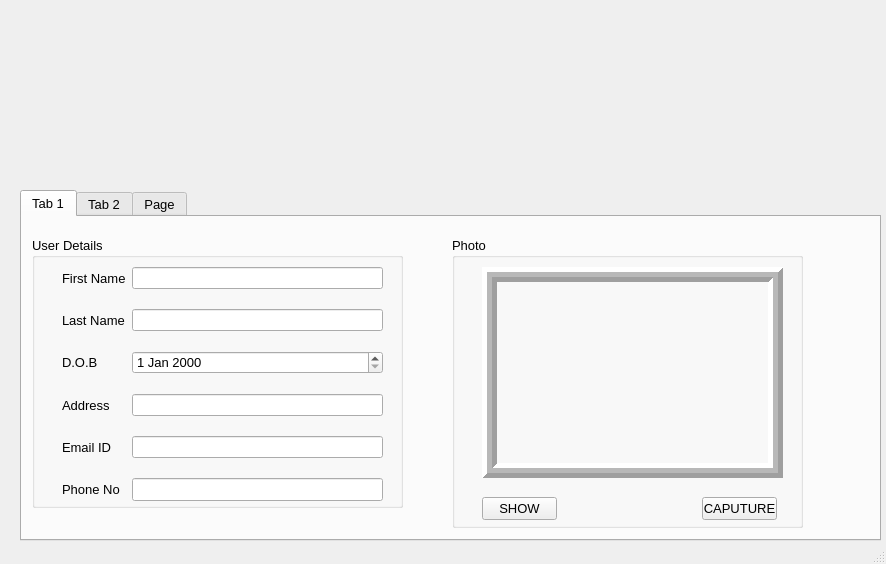
<?xml version="1.0" encoding="UTF-8"?>
<ui version="4.0">
 <class>MainWindow</class>
 <widget class="QMainWindow" name="MainWindow">
  <property name="geometry">
   <rect>
    <x>0</x>
    <y>0</y>
    <width>886</width>
    <height>564</height>
   </rect>
  </property>
  <property name="font">
   <font>
    <pointsize>10</pointsize>
   </font>
  </property>
  <property name="windowTitle">
   <string>MainWindow</string>
  </property>
  <widget class="QWidget" name="centralwidget">
   <widget class="QLabel" name="label">
    <property name="geometry">
     <rect>
      <x>210</x>
      <y>10</y>
      <width>471</width>
      <height>141</height>
     </rect>
    </property>
    <property name="text">
     <string>&lt;html&gt;&lt;head/&gt;&lt;body&gt;&lt;p&gt;&lt;img src=&quot;:/newPrefix/logo_colour.png&quot;/&gt;&lt;/p&gt;&lt;/body&gt;&lt;/html&gt;</string>
    </property>
   </widget>
   <widget class="QTabWidget" name="tabWidget">
    <property name="geometry">
     <rect>
      <x>20</x>
      <y>190</y>
      <width>861</width>
      <height>351</height>
     </rect>
    </property>
    <property name="currentIndex">
     <number>0</number>
    </property>
    <widget class="QWidget" name="tab">
     <attribute name="title">
      <string>Tab 1</string>
     </attribute>
     <widget class="QGroupBox" name="groupBox">
      <property name="geometry">
       <rect>
        <x>10</x>
        <y>20</y>
        <width>371</width>
        <height>271</height>
       </rect>
      </property>
      <property name="title">
       <string>User Details</string>
      </property>
      <widget class="QWidget" name="formLayoutWidget">
       <property name="geometry">
        <rect>
         <x>30</x>
         <y>30</y>
         <width>321</width>
         <height>234</height>
        </rect>
       </property>
       <layout class="QFormLayout" name="formLayout">
        <property name="verticalSpacing">
         <number>20</number>
        </property>
        <item row="0" column="0">
         <widget class="QLabel" name="label_2">
          <property name="text">
           <string>First Name</string>
          </property>
         </widget>
        </item>
        <item row="1" column="0">
         <widget class="QLabel" name="label_3">
          <property name="text">
           <string>Last Name</string>
          </property>
         </widget>
        </item>
        <item row="2" column="0">
         <widget class="QLabel" name="label_4">
          <property name="text">
           <string>D.O.B</string>
          </property>
         </widget>
        </item>
        <item row="3" column="0">
         <widget class="QLabel" name="label_5">
          <property name="text">
           <string>Address</string>
          </property>
         </widget>
        </item>
        <item row="4" column="0">
         <widget class="QLabel" name="label_6">
          <property name="text">
           <string>Email ID</string>
          </property>
         </widget>
        </item>
        <item row="5" column="0">
         <widget class="QLabel" name="label_7">
          <property name="text">
           <string>Phone No</string>
          </property>
         </widget>
        </item>
        <item row="0" column="1">
         <widget class="QLineEdit" name="lineEdit"/>
        </item>
        <item row="1" column="1">
         <widget class="QLineEdit" name="lineEdit_2"/>
        </item>
        <item row="3" column="1">
         <widget class="QLineEdit" name="lineEdit_4"/>
        </item>
        <item row="4" column="1">
         <widget class="QLineEdit" name="lineEdit_5"/>
        </item>
        <item row="5" column="1">
         <widget class="QLineEdit" name="lineEdit_6"/>
        </item>
        <item row="2" column="1">
         <widget class="QDateEdit" name="dateEdit"/>
        </item>
       </layout>
      </widget>
     </widget>
     <widget class="QGroupBox" name="groupBox_2">
      <property name="geometry">
       <rect>
        <x>430</x>
        <y>20</y>
        <width>351</width>
        <height>291</height>
       </rect>
      </property>
      <property name="title">
       <string>Photo</string>
      </property>
      <widget class="QLabel" name="label_8">
       <property name="geometry">
        <rect>
         <x>30</x>
         <y>30</y>
         <width>301</width>
         <height>211</height>
        </rect>
       </property>
       <property name="frameShape">
        <enum>QFrame::Box</enum>
       </property>
       <property name="frameShadow">
        <enum>QFrame::Raised</enum>
       </property>
       <property name="lineWidth">
        <number>5</number>
       </property>
       <property name="midLineWidth">
        <number>5</number>
       </property>
       <property name="text">
        <string/>
       </property>
      </widget>
      <widget class="QPushButton" name="pushButton">
       <property name="geometry">
        <rect>
         <x>30</x>
         <y>260</y>
         <width>75</width>
         <height>23</height>
        </rect>
       </property>
       <property name="text">
        <string>SHOW</string>
       </property>
      </widget>
      <widget class="QPushButton" name="pushButton_2">
       <property name="geometry">
        <rect>
         <x>250</x>
         <y>260</y>
         <width>75</width>
         <height>23</height>
        </rect>
       </property>
       <property name="text">
        <string>CAPUTURE</string>
       </property>
      </widget>
     </widget>
    </widget>
    <widget class="QWidget" name="tab_2">
     <attribute name="title">
      <string>Tab 2</string>
     </attribute>
     <widget class="QGroupBox" name="groupBox_5">
      <property name="geometry">
       <rect>
        <x>10</x>
        <y>30</y>
        <width>371</width>
        <height>251</height>
       </rect>
      </property>
      <property name="title">
       <string>Identification Proof</string>
      </property>
      <widget class="QLabel" name="label_16">
       <property name="geometry">
        <rect>
         <x>10</x>
         <y>20</y>
         <width>331</width>
         <height>211</height>
        </rect>
       </property>
       <property name="frameShape">
        <enum>QFrame::Box</enum>
       </property>
       <property name="frameShadow">
        <enum>QFrame::Raised</enum>
       </property>
       <property name="lineWidth">
        <number>8</number>
       </property>
       <property name="text">
        <string/>
       </property>
      </widget>
     </widget>
     <widget class="QGroupBox" name="groupBox_6">
      <property name="geometry">
       <rect>
        <x>470</x>
        <y>30</y>
        <width>341</width>
        <height>241</height>
       </rect>
      </property>
      <property name="title">
       <string>Temperature</string>
      </property>
      <widget class="QLabel" name="label_17">
       <property name="geometry">
        <rect>
         <x>30</x>
         <y>40</y>
         <width>301</width>
         <height>181</height>
        </rect>
       </property>
       <property name="frameShape">
        <enum>QFrame::Box</enum>
       </property>
       <property name="frameShadow">
        <enum>QFrame::Raised</enum>
       </property>
       <property name="lineWidth">
        <number>8</number>
       </property>
       <property name="text">
        <string/>
       </property>
      </widget>
     </widget>
    </widget>
    <widget class="QWidget" name="tab_5">
     <attribute name="title">
      <string>Page</string>
     </attribute>
     <widget class="QTableWidget" name="tableWidget">
      <property name="geometry">
       <rect>
        <x>5</x>
        <y>10</y>
        <width>841</width>
        <height>301</height>
       </rect>
      </property>
     </widget>
    </widget>
   </widget>
  </widget>
  <widget class="QStatusBar" name="statusbar"/>
 </widget>
 <resources>
  <include location="../img/img.qrc"/>
 </resources>
 <connections/>
</ui>
